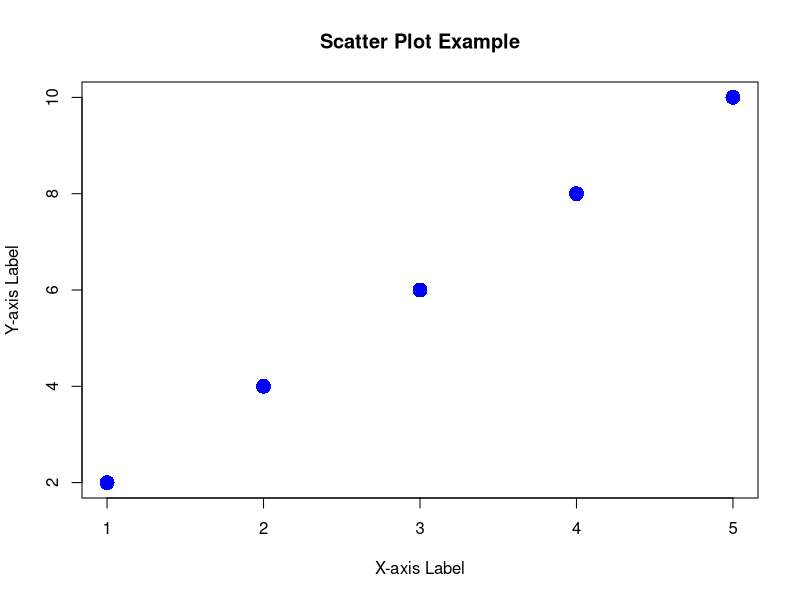
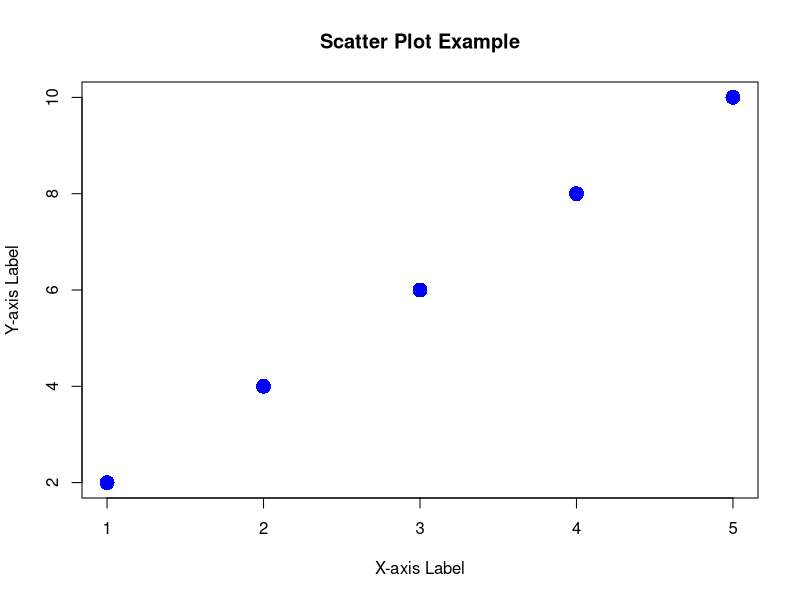
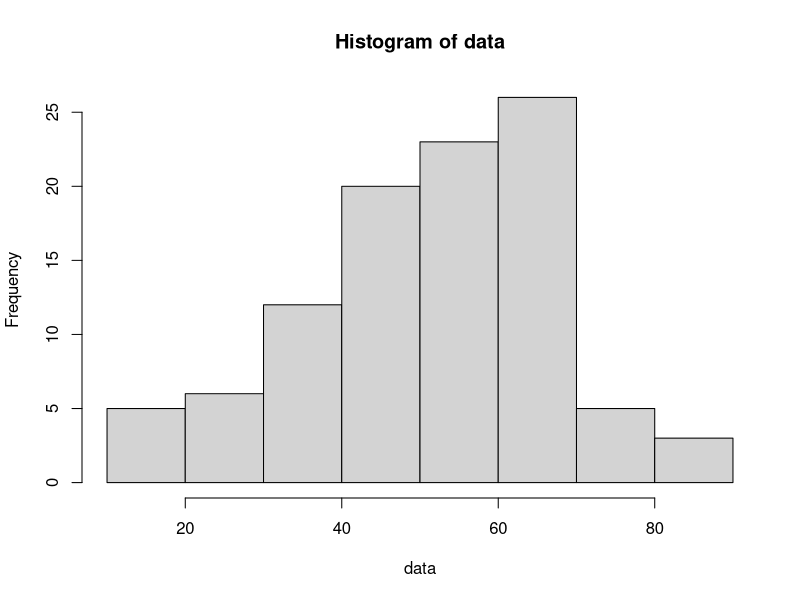

These charts were generated, in order, by the following R code:
## ---- chunk 1
if(!require(fontawesome)){
  install.packages('fontawesome')
  library(fontawesome)
}
if(!require(rsvg)){
  install.packages('rsvg')
  library(rsvg)
}
## ---- chunk 2
# Sample data
x <- c(1, 2, 3, 4, 5)
y <- c(2, 4, 6, 8, 10)
# Create a scatter plot using Base R plot function
plot(x, y,  type = "p", col = "blue", pch = 16, cex = 2, xlab = "X-axis Label",  ylab = "Y-axis Label",  main = "Scatter Plot Example" )
## ---- chunk 3
# Sample data
x <- c(1, 2, 3, 4, 5)
y <- c(2, 4, 6, 8, 10)
# Create a scatter plot using Base R plot function
plot(x, y,  type = "p", col = "blue", pch = 16, cex = 2, xlab = "X-axis Label",  ylab = "Y-axis Label",  main = "Scatter Plot Example" )
## ---- chunk 4
data <- rnorm(100, 50, 15)
hist(data)
